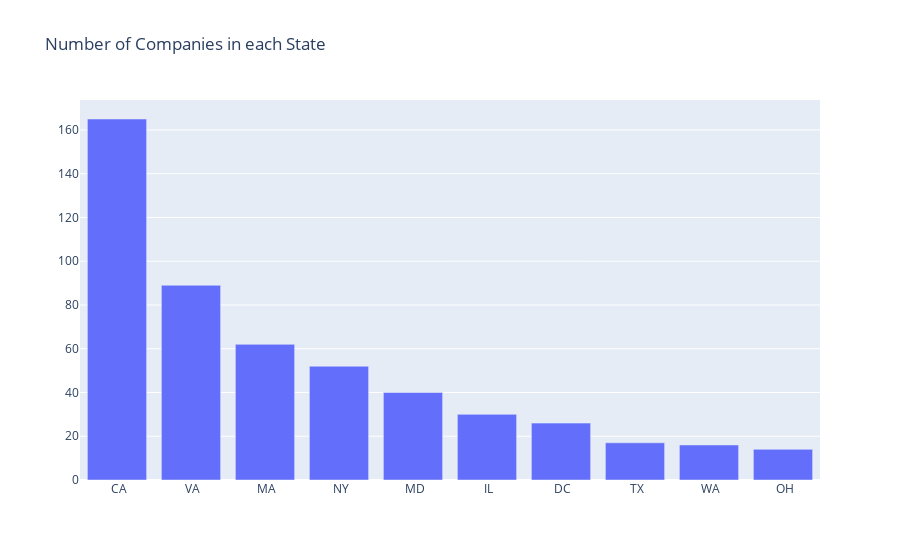

Notebook cell for this chart:
### Markdown cell above
California, Virgina, Massachusetts and New York are the states with the most number of jobs posted.

### Code cell
#Top 10 States with the maximum number of companies   
companies = execute_sql_statement("Select JobState, count(CompanyId) as Num_Companies from DatascienceJobs group by JobState order by Num_Companies desc limit 10",conn) 
#bar graph for the number of companies in each state
States = []
Companies = []
for i in companies:
    States.append(i[0])
    Companies.append(i[1])
#plotting the bar graph for the top states with the maximum number of jobs
fig = go.Figure(data=[go.Bar(x=States, y=Companies)])
fig.update_layout(title_text='Number of Companies in each State')
fig.show()

### Figure 1 — Plotly figure (JSON) as saved in the notebook; plotly's stock layout.template omitted (floating-point values rounded to 4 significant figures)
{"data": [{"type": "bar", "x": [" CA", " VA", " MA", " NY", " MD", " IL", " DC", " TX", " WA", " OH"], "y": [165, 89, 62, 52, 40, 30, 26, 17, 16, 14]}], "layout": {"title": {"text": "Number of Companies in each State"}}}
